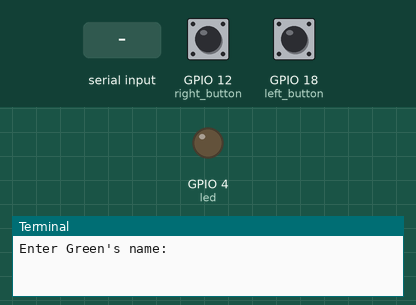
A program run on a simulated Raspberry Pi (BCM pin numbers). Parts: output pins drawn as LEDs (lit = HIGH), the last lines printed to the terminal. The inputs (shaded band) are chosen by the test bench; at power-on: GPIO 12 (right_button) HIGH, GPIO 18 (left_button) HIGH. Random numbers come from a fixed seed.

Above: at 1.2 s.
1.3 s: "1" typed at the terminal, then Enter
2.8 s: "0" typed at the terminal, then Enter
5.8 s: GPIO 12 (right_button) pulled LOW for 0.15 s
8.9 s: GPIO 12 (right_button) pulled LOW for 3.2 s
At 21.2 s:
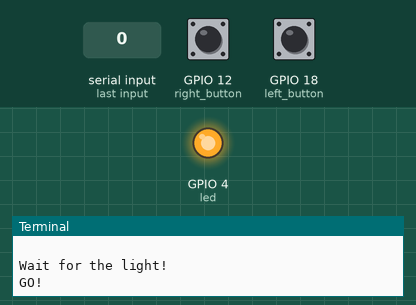
Timing chart, 0 to 21.5 s (numbered marks = the images above; inputs shaded):
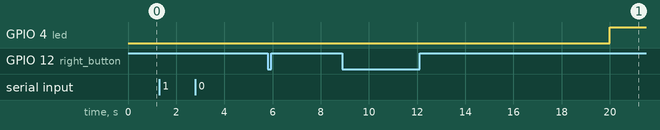

The program:

reactionGame.py
```python
from gpiozero import LED, Button
from time import sleep
import random

led = LED(4)
right_button = Button(12, bounce_time=0.1)
left_button = Button(18, bounce_time=0.1)

def get_player_names():
    left_name = input("Enter Green's name: ")
    right_name = input("Enter Reds's name: ")
    return left_name, right_name

def play_round(left_name, right_name, left_score, right_score):
    print("\nWait for the light!")
    delay = random.randint(2, 8)
    sleep(delay)

    led.on()
    print("GO!")

    winner = None
    while winner is None:
        if left_button.is_pressed:
            winner = left_name
            left_score += 1
        elif right_button.is_pressed:
            winner = right_name
            right_score += 1

    led.off()
    sleep(0.1)

    print(f"{winner} Wins the Round!")
    print(f"Score: {left_name} - {left_score}, {right_name} - {right_score}")

    return left_score, right_score

def reaction_game():
    left_name, right_name = get_player_names()
    left_score, right_score = 0, 0
    winning_score = 3

    while left_score < winning_score and right_score < winning_score:
        left_score, right_score = play_round(left_name, right_name, left_score, right_score)

    if left_score > right_score:
        print(f"\n{left_name} wins the game!")
    else:
        print(f"\n{right_name} wins the game!")

reaction_game()
```
